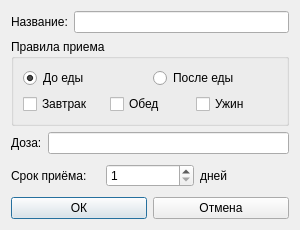
<?xml version="1.0" encoding="UTF-8"?>
<ui version="4.0">
 <class>addPillDialog</class>
 <widget class="QDialog" name="addPillDialog">
  <property name="geometry">
   <rect>
    <x>0</x>
    <y>0</y>
    <width>300</width>
    <height>230</height>
   </rect>
  </property>
  <property name="minimumSize">
   <size>
    <width>300</width>
    <height>230</height>
   </size>
  </property>
  <property name="maximumSize">
   <size>
    <width>300</width>
    <height>230</height>
   </size>
  </property>
  <property name="windowTitle">
   <string>Dialog</string>
  </property>
  <layout class="QVBoxLayout" name="verticalLayout_3">
   <item>
    <layout class="QVBoxLayout" name="verticalLayout_2">
     <item>
      <layout class="QHBoxLayout" name="horizontalLayout_5">
       <item>
        <widget class="QLabel" name="label">
         <property name="text">
          <string>Название:</string>
         </property>
        </widget>
       </item>
       <item>
        <widget class="QLineEdit" name="pillNameLineEdit"/>
       </item>
      </layout>
     </item>
     <item>
      <widget class="QGroupBox" name="groupBox">
       <property name="title">
        <string>Правила приема</string>
       </property>
       <layout class="QHBoxLayout" name="horizontalLayout_3">
        <item>
         <layout class="QVBoxLayout" name="verticalLayout">
          <item>
           <layout class="QHBoxLayout" name="horizontalLayout_2">
            <item>
             <widget class="QRadioButton" name="pillBeforeRadioButton">
              <property name="text">
               <string>До еды</string>
              </property>
              <property name="checked">
               <bool>true</bool>
              </property>
             </widget>
            </item>
            <item>
             <widget class="QRadioButton" name="pillAfterRadioButton">
              <property name="text">
               <string>После еды</string>
              </property>
             </widget>
            </item>
           </layout>
          </item>
          <item>
           <layout class="QHBoxLayout" name="horizontalLayout">
            <item>
             <widget class="QCheckBox" name="pillBreakfastCheckBox">
              <property name="text">
               <string>Завтрак</string>
              </property>
             </widget>
            </item>
            <item>
             <widget class="QCheckBox" name="pillLunchCheckBox">
              <property name="text">
               <string>Обед</string>
              </property>
             </widget>
            </item>
            <item>
             <widget class="QCheckBox" name="pillDinnerCheckBox">
              <property name="text">
               <string>Ужин</string>
              </property>
             </widget>
            </item>
           </layout>
          </item>
         </layout>
        </item>
       </layout>
      </widget>
     </item>
    </layout>
   </item>
   <item>
    <layout class="QHBoxLayout" name="horizontalLayout_4">
     <item>
      <widget class="QLabel" name="label_2">
       <property name="text">
        <string>Доза:</string>
       </property>
      </widget>
     </item>
     <item>
      <widget class="QLineEdit" name="amountLineEdit"/>
     </item>
    </layout>
   </item>
   <item>
    <layout class="QHBoxLayout" name="horizontalLayout_7">
     <item>
      <layout class="QHBoxLayout" name="horizontalLayout_8">
       <item>
        <widget class="QLabel" name="label_3">
         <property name="text">
          <string>Срок приёма:</string>
         </property>
        </widget>
       </item>
       <item>
        <widget class="QSpinBox" name="pillLifeTimeSpinBox">
         <property name="minimum">
          <number>1</number>
         </property>
        </widget>
       </item>
       <item>
        <widget class="QLabel" name="label_4">
         <property name="text">
          <string>дней</string>
         </property>
        </widget>
       </item>
      </layout>
     </item>
    </layout>
   </item>
   <item>
    <layout class="QHBoxLayout" name="horizontalLayout_6">
     <item>
      <widget class="QPushButton" name="OKPushButton">
       <property name="text">
        <string>ОК</string>
       </property>
      </widget>
     </item>
     <item>
      <widget class="QPushButton" name="cancelPushButton">
       <property name="text">
        <string>Отмена</string>
       </property>
      </widget>
     </item>
    </layout>
   </item>
  </layout>
 </widget>
 <resources/>
 <connections>
  <connection>
   <sender>cancelPushButton</sender>
   <signal>clicked()</signal>
   <receiver>addPillDialog</receiver>
   <slot>reject()</slot>
   <hints>
    <hint type="sourcelabel">
     <x>270</x>
     <y>176</y>
    </hint>
    <hint type="destinationlabel">
     <x>299</x>
     <y>157</y>
    </hint>
   </hints>
  </connection>
  <connection>
   <sender>OKPushButton</sender>
   <signal>clicked()</signal>
   <receiver>addPillDialog</receiver>
   <slot>accept()</slot>
   <hints>
    <hint type="sourcelabel">
     <x>33</x>
     <y>179</y>
    </hint>
    <hint type="destinationlabel">
     <x>16</x>
     <y>192</y>
    </hint>
   </hints>
  </connection>
 </connections>
</ui>
